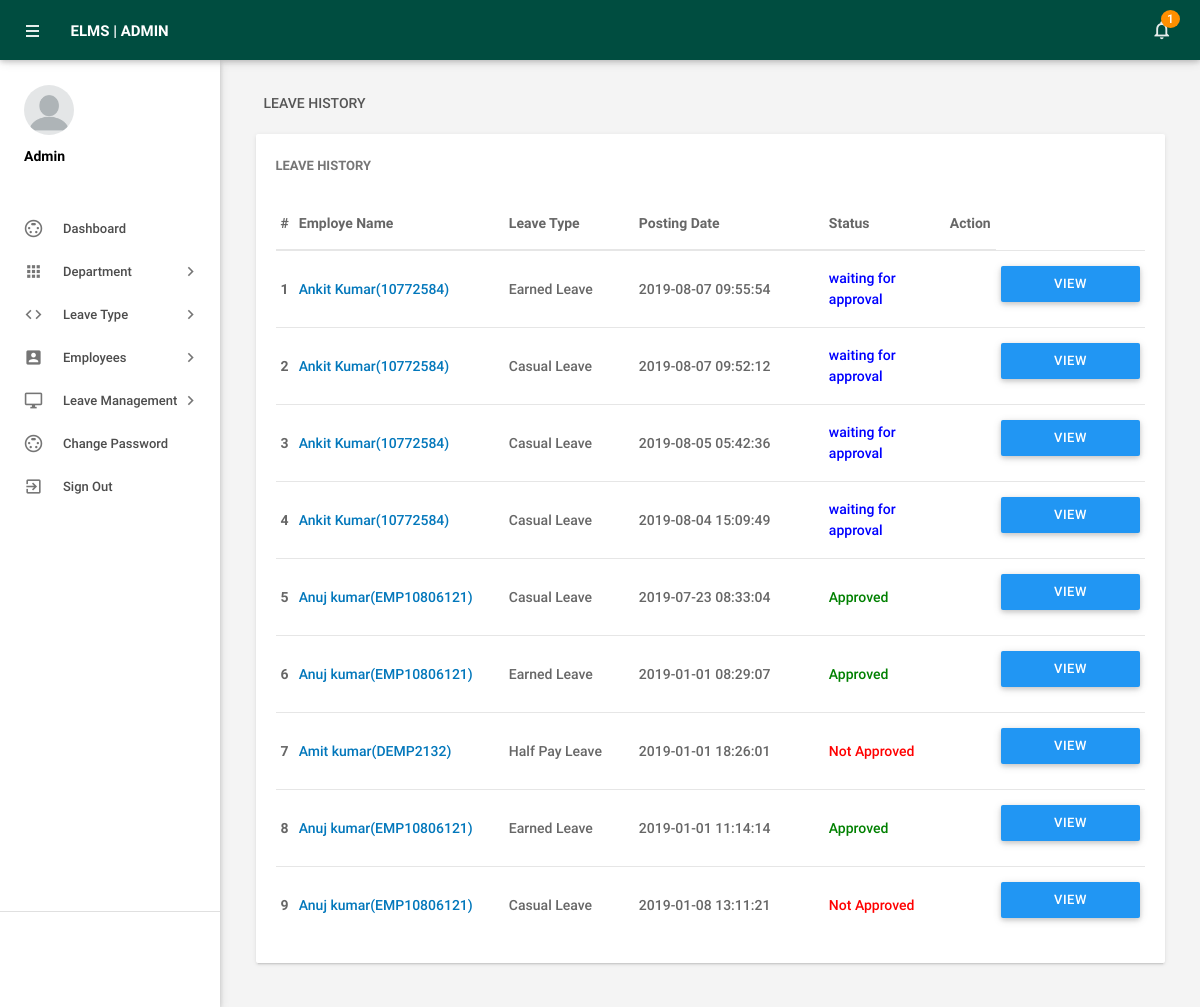
The page /admin/leaves.php (signed in) on the database its author committed.
### tables this page shows
CREATE TABLE `tblleaves` (
  `id` int(11) NOT NULL,
  `LeaveType` varchar(110) NOT NULL,
  `ToDate` varchar(120) NOT NULL,
  `FromDate` varchar(120) NOT NULL,
  `Description` mediumtext NOT NULL,
  `PostingDate` timestamp NOT NULL DEFAULT CURRENT_TIMESTAMP,
  `AdminRemark` mediumtext,
  `AdminRemarkDate` varchar(120) DEFAULT NULL,
  `Status` int(1) NOT NULL,
  `IsRead` int(1) NOT NULL,
  `empid` int(11) DEFAULT NULL
);

CREATE TABLE `tblemployees` (
  `id` int(11) NOT NULL,
  `EmpId` varchar(100) NOT NULL,
  `FirstName` varchar(150) NOT NULL,
  `LastName` varchar(150) NOT NULL,
  `EmailId` varchar(200) NOT NULL,
  `Password` varchar(180) NOT NULL,
  `Gender` varchar(100) NOT NULL,
  `Dob` varchar(100) NOT NULL,
  `Department` varchar(255) NOT NULL,
  `Address` varchar(255) NOT NULL,
  `Reportingauthority` varchar(200) NOT NULL,
  `Acceptingauthority` varchar(150) NOT NULL,
  `Phonenumber` char(11) NOT NULL,
  `Status` int(1) NOT NULL,
  `RegDate` timestamp NOT NULL DEFAULT CURRENT_TIMESTAMP
);

### admin/leaves.php (the view, shortened to what this page needs)
<?php
include('includes/config.php');
if(strlen($_SESSION['alogin'])==0)
    {
header('location:index.php');
}
else{
 ?>
<!DOCTYPE html>
<html lang="en">
    <head>
        <link type="text/css" rel="stylesheet" href="../assets/plugins/materialize/css/materialize.min.css"/>
        <link href="../assets/plugins/material-preloader/css/materialPreloader.min.css" rel="stylesheet">
        <link href="../assets/plugins/datatables/css/jquery.dataTables.min.css" rel="stylesheet">
                <link href="../assets/plugins/google-code-prettify/prettify.css" rel="stylesheet" type="text/css"/>
        <link href="../assets/css/alpha.min.css" rel="stylesheet" type="text/css"/>
        <link href="../assets/css/custom.css" rel="stylesheet" type="text/css"/>
    </head>
    <body>
       <?php include('includes/header.php');?>
       <?php include('includes/sidebar.php');?>
            <main class="mn-inner">
                <div class="row">
                    <div class="col s12">
                        <div class="page-title">Leave History</div>
                    </div>
                    <div class="col s12 m12 l12">
                        <div class="card">
                            <div class="card-content">
                                <span class="card-title">Leave History</span>
                                <table id="example" class="display responsive-table ">
                                    <thead>
                                        <tr>
                                            <th>#</th>
                                            <th width="200">Employe Name</th>
                                            <th width="120">Leave Type</th>
                                             <th width="180">Posting Date</th>
                                            <th>Status</th>
                                            <th align="center">Action</th>
                                        </tr>
                                    </thead>
                                    <tbody>
<?php $sql = "SELECT tblleaves.id as lid,tblemployees.FirstName,tblemployees.LastName,tblemployees.EmpId,tblemployees.id,tblleaves.LeaveType,tblleaves.PostingDate,tblleaves.Status from tblleaves join tblemployees on tblleaves.empid=tblemployees.id order by lid desc";
$query = $dbh -> prepare($sql);
$query->execute();
$results=$query->fetchAll(PDO::FETCH_OBJ);
$cnt=1;
if($query->rowCount() > 0)
{
foreach($results as $result)
{
      ?>
                                        <tr>
                                            <td> <b><?php echo htmlentities($cnt);?></b></td>
                                              <td><a href="editemployee.php?empid=<?php echo htmlentities($result->id);?>" target="_blank"><?php echo htmlentities($result->FirstName." ".$result->LastName);?>(<?php echo htmlentities($result->EmpId);?>)</a></td>
                                            <td><?php echo htmlentities($result->LeaveType);?></td>
                                            <td><?php echo htmlentities($result->PostingDate);?></td>
                                                                       <td><?php $stats=$result->Status;
if($stats==1){
                                             ?>
                                                 <span style="color: green">Approved</span>
                                                 <?php } if($stats==2)  { ?>
                                                <span style="color: red">Not Approved</span>
                                                 <?php } if($stats==0)  { ?>
 <span style="color: blue">waiting for approval</span>
 <?php } ?>
                                             </td>
          <td>
           <td><a href="leave-details.php?leaveid=<?php echo htmlentities($result->lid);?>" class="waves-effect waves-light btn blue m-b-xs"  > View Details</a></td>
                                    </tr>
                                         <?php $cnt++;} }?>
                                    </tbody>
                                </table>
                            </div>
                        </div>
                    </div>
                </div>
            </main>
        </div>
        <div class="left-sidebar-hover"></div>
    </body>
</html>
<?php } ?>

### rows shown on the page
tblleaves: tblemployees.FirstName+LastName "Ankit Kumar", tblemployees.EmpId "10772584", LeaveType "Earned Leave", PostingDate "2019-08-07 09:55:54", Status "waiting for approval"
tblleaves: tblemployees.FirstName+LastName "Ankit Kumar", tblemployees.EmpId "10772584", LeaveType "Casual Leave", PostingDate "2019-08-07 09:52:12", Status "waiting for approval"
tblleaves: tblemployees.FirstName+LastName "Ankit Kumar", tblemployees.EmpId "10772584", LeaveType "Casual Leave", PostingDate "2019-08-05 05:42:36", Status "waiting for approval"
tblleaves: tblemployees.FirstName+LastName "Ankit Kumar", tblemployees.EmpId "10772584", LeaveType "Casual Leave", PostingDate "2019-08-04 15:09:49", Status "waiting for approval"
tblleaves: tblemployees.FirstName+LastName "Anuj kumar", tblemployees.EmpId "EMP10806121", LeaveType "Casual Leave", PostingDate "2019-07-23 08:33:04", Status "Approved"
tblleaves: tblemployees.FirstName+LastName "Anuj kumar", tblemployees.EmpId "EMP10806121", LeaveType "Earned Leave", PostingDate "2019-01-01 08:29:07", Status "Approved"
tblleaves: tblemployees.FirstName+LastName "Amit kumar", tblemployees.EmpId "DEMP2132", LeaveType "Half Pay Leave", PostingDate "2019-01-01 18:26:01", Status "Not Approved"
tblleaves: tblemployees.FirstName+LastName "Anuj kumar", tblemployees.EmpId "EMP10806121", LeaveType "Earned Leave", PostingDate "2019-01-01 11:14:14", Status "Approved"
tblleaves: tblemployees.FirstName+LastName "Anuj kumar", tblemployees.EmpId "EMP10806121", LeaveType "Casual Leave", PostingDate "2019-01-08 13:11:21", Status "Not Approved"

### other values the page prints
$unreadcount "1"
